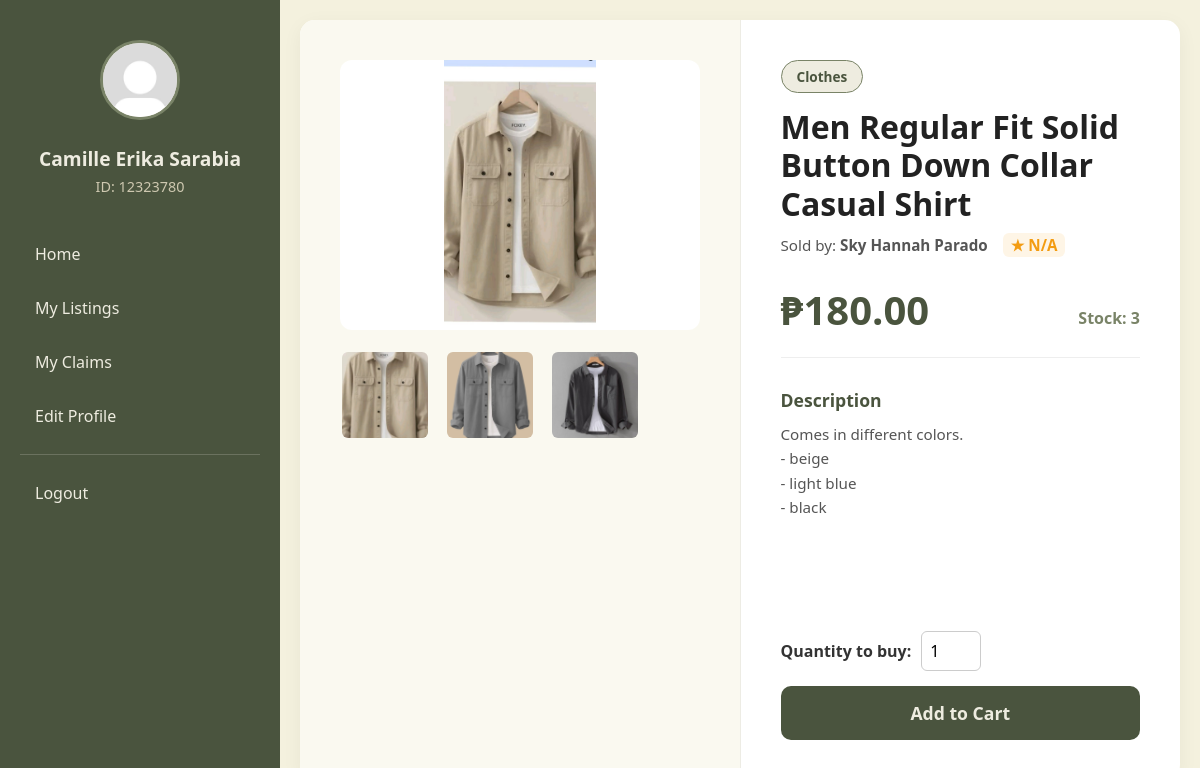
The page /viewitem.php?listing_id=2 (signed in) on the database its author committed.
### tables this page shows
CREATE TABLE `listings` (
  `listing_id` int NOT NULL,
  `seller_id` int NOT NULL,
  `product_name` varchar(150) NOT NULL,
  `description` text NOT NULL,
  `price` decimal(10,2) NOT NULL,
  `quantity` int NOT NULL DEFAULT '1',
  `category1_id` int NOT NULL,
  `category2_id` int DEFAULT NULL,
  `category3_id` int DEFAULT NULL,
  `status` enum('Available','Reserved','Sold') DEFAULT 'Available',
  `is_removed` tinyint(1) DEFAULT '0',
  `created_at` timestamp NULL DEFAULT CURRENT_TIMESTAMP,
  `updated_at` timestamp NULL DEFAULT CURRENT_TIMESTAMP ON UPDATE CURRENT_TIMESTAMP
);

### viewitem.php (the view, shortened to what this page needs)
<?php
include 'db.php';
$first_name = $_SESSION["first_name"];
$last_name = $_SESSION["last_name"];
$full_name = trim($first_name . " " . $last_name);
$user_id = $_SESSION["user_id"];
$profile_pic = $_SESSION["profile_picture"] ?? "login-icon.png";
$pic_path = "images/" . $profile_pic;
$listing_id = intval($_GET["listing_id"]);
$item_query = "SELECT c1.category_name AS cat1, c2.category_name AS cat2, c3.category_name AS cat3,
                      CONCAT(u.first_name, ' ', u.last_name) AS seller_name, IFNULL(ROUND(AVG(r.rating_value), 1), 0) AS avg_rating,
                      l.listing_id, l.seller_id, l.product_name, l.price, l.quantity, l.description, l.status
                FROM listings l
                LEFT JOIN users u ON u.user_id = l.seller_id
                LEFT JOIN ratings r ON r.rated_user_id = u.user_id
                LEFT JOIN categories c1 ON c1.category_id = l.category1_id
                LEFT JOIN categories c2 ON c2.category_id = l.category2_id
                LEFT JOIN categories c3 ON c3.category_id = l.category3_id
                WHERE l.listing_id = '$listing_id'
                GROUP BY l.listing_id";
$item_result = $conn->query($item_query);
$item = $item_result->fetch_assoc();
$images = [];
$image_query = "SELECT image_path
                FROM listing_images
                WHERE listing_id = '$listing_id'";
$image_result = $conn->query($image_query);
if ($image_result == TRUE && $image_result->num_rows > 0) {
    while ($img_row = $image_result->fetch_assoc()) {
        $images[] = $img_row["image_path"];
    }
}
$main_image = !empty($images) ? $images[0] : null;
$categories = [];
if (!empty($item["cat1"])) $categories[] = $item["cat1"];
?>
<!DOCTYPE html>
<html lang="en">
<head>
    <link rel="stylesheet" href="stylesheets/viewitem.css" />
</head>
<body>
    <div class="dashboard-container">
        <aside class="sidebar">
            <div class="user-profile-section">
                <img src="<?php echo $pic_path; ?>" alt="Profile" class="nav-logo">
                <div class="user-info-display">
                    <h2 class="user-name"><?php echo $full_name; ?></h2>
                    <p class="user-id">ID: <?php echo $user_id; ?></p>
                </div>
            </div>
            <nav class="nav-menu">
                <a href="home.php">Home</a>
                <a href="mylistings.php">My Listings</a>
                <a href="myclaims.php">My Claims</a>
                <a href="editprofile.php">Edit Profile</a>
                <hr class="nav-divider">
                <a href="destroy.php" class="logout-link">Logout</a>
            </nav>
        </aside>
        <main class="item-container">
            <div class="image-section">
                <div class="main-image-box">
                    <?php if (!empty($main_image)): ?>
                        <img src="<?php echo $main_image; ?>" alt="Main Product Image" class="main-img" id="mainImage">
                    <?php else: ?>
                        <div class="no-image-large">No Image Available</div>
                    <?php endif; ?>
                </div>
                <?php if (!empty($images)): ?>
                    <div class="thumbnail-row">
                        <?php foreach ($images as $img): ?>
                            <img src="<?php echo $img; ?>" alt="Thumbnail" class="thumbnail" onclick="document.getElementById('mainImage').src=this.src;">
                        <?php endforeach; ?>
                    </div>
                <?php endif; ?>
            </div>
            <div class="details-section">
                <div class="category-wrapper">
                    <?php foreach ($categories as $cat): ?>
                        <span class="category-badge"><?php echo $cat; ?></span>
                    <?php endforeach; ?>
                </div>
                <h1 class="product-title"><?php echo $item["product_name"]; ?></h1>
                <div class="seller-info">
                    <span>Sold by: <strong><?php echo $item["seller_name"]; ?></strong></span>
                    <?php if ($item["avg_rating"] > 0): ?>
                        <span class="seller-rating">★ <?php echo number_format($item["avg_rating"], 1); ?></span>
                    <?php else: ?>
                        <span class="seller-rating">★ N/A</span>
                    <?php endif; ?>
                </div>
                <div class="price-box">
                    <h2 class="price">₱<?php echo number_format($item["price"], 2); ?></h2>
                    <span class="stock">Stock: <?php echo intval($item["quantity"]); ?></span>
                </div>
                <div class="description-box">
                    <h3>Description</h3>
                    <p><?php echo nl2br($item["description"]); ?></p>
                </div>
                <?php if ($item["seller_id"] == $user_id): ?>
                    <div style="background: #e8e6d9; color: #4a543e; padding: 15px; border-radius: 10px; text-align: center; font-weight: bold; border: 1px dashed #798367;">
                        This is your own listing!
                    </div>
                <?php else: ?>
                    <form action="cart_action.php" method="POST" class="purchase-form">
                        <div class="qty-input">
                            <label for="buy_qty">Quantity to buy:</label>
                            <input type="number" id="buy_qty" name="buy_qty" min="1" max="<?php echo intval($item["quantity"]); ?>" value="1" required>
                        </div>
                        <button type="submit" class="add-cart-btn">Add to Cart</button>
                    </form>
                <?php endif; ?>
            </div>
        </main>
    </div>
</body>
</html>

### stylesheets/viewitem.css (style rules this page uses)
* { box-sizing: border-box; margin: 0; padding: 0; font-family: "Segoe UI", Tahoma, Geneva, Verdana, sans-serif; }
body { background-color: #f4f1de; }
.sidebar { width: 280px; background-color: #4a543e; color: #eeece0; padding: 40px 20px; position: fixed; height: 100vh; display: flex; flex-direction: column; }
.user-profile-section { text-align: center; margin-bottom: 35px; }
.nav-logo { width: 80px; height: 80px; border-radius: 50%; border: 3px solid #798367; margin-bottom: 15px; object-fit: cover; background-color: #eeece0; }
.user-name { font-size: 1.2rem; margin: 5px 0; color: #eeece0; }
.user-id { font-size: 0.9rem; color: #cec8b0; font-weight: 400; }
.nav-menu a { color: #eeece0; text-decoration: none; padding: 12px 15px; display: block; border-radius: 8px; margin-bottom: 8px; transition: 0.2s; }
.nav-divider { border: 0; border-top: 1px solid rgba(238, 236, 224, 0.2); margin: 15px 0; }
.dashboard-container { display: flex; min-height: 100vh; width: 100%; }
.item-container { flex: 1; margin: 20px 20px 20px 300px; background: #fff; border-radius: 15px; box-shadow: 0 5px 20px rgba(0,0,0,0.05); display: flex; overflow: hidden; min-height: calc(100vh - 40px); }
.image-section { flex: 1; max-width: 55%; padding: 40px; background: #faf9f0; border-right: 1px solid rgba(0,0,0,0.05); display: flex; flex-direction: column; }
.main-image-box { width: 100%; height: auto; aspect-ratio: 4 / 3; border-radius: 12px; overflow: hidden; margin-bottom: 20px; background: #cec8b0; }
.main-img { width: 100%; height: 100%; object-fit: contain; background: #fff; }
.thumbnail-row { display: flex; gap: 15px; flex-wrap: wrap; }
.thumbnail { width: 90px; height: 90px; object-fit: cover; border-radius: 8px; cursor: pointer; border: 2px solid transparent; transition: 0.2s; }
.details-section { flex: 1; padding: 40px; display: flex; flex-direction: column; }
.category-wrapper { display: flex; gap: 10px; flex-wrap: wrap; margin-bottom: 15px; }
.category-badge { background: #eeece0; color: #4a543e; padding: 6px 15px; border-radius: 20px; font-size: 0.85rem; font-weight: 700; border: 1px solid #798367; }
.product-title { font-size: 2rem; color: #222; margin-bottom: 10px; line-height: 1.2; }
.seller-info { display: flex; gap: 15px; margin-bottom: 25px; font-size: 0.95rem; color: #555; align-items: center; }
.seller-rating { color: #f39c12; font-weight: bold; background: rgba(243, 156, 18, 0.1); padding: 2px 8px; border-radius: 6px; }
.price-box { display: flex; justify-content: space-between; align-items: flex-end; margin-bottom: 30px; padding-bottom: 20px; border-bottom: 1px solid #eee; }
.price { font-size: 2.5rem; color: #4a543e; }
.stock { font-size: 1rem; color: #798367; font-weight: 600; margin-bottom: 8px; }
.description-box { flex-grow: 1; margin-bottom: 30px; }
.description-box h3 { font-size: 1.1rem; color: #4a543e; margin-bottom: 10px; }
.description-box p { color: #555; line-height: 1.6; font-size: 0.95rem; }
.purchase-form { display: flex; flex-direction: column; gap: 15px; }
.qty-input { display: flex; align-items: center; gap: 10px; font-weight: 600; color: #333; }
.qty-input input { width: 60px; padding: 8px; border: 1px solid #ccc; border-radius: 6px; font-size: 1rem; outline: none; }
.add-cart-btn { background: #4a543e; color: #eeece0; border: none; padding: 15px; font-size: 1.1rem; font-weight: bold; border-radius: 10px; cursor: pointer; transition: 0.3s; }

### rows shown on the page
listings: product_name "Men Regular Fit Solid Button Down Collar Casual Shirt", price "180.00", quantity "3", description "Comes in different colors. - beige - light blue - black"

### other values the page prints
$full_name "Camille Erika Sarabia"
$user_id "12323780"
$cat "Clothes"
$item["seller_name"] "Sky Hannah Parado"
